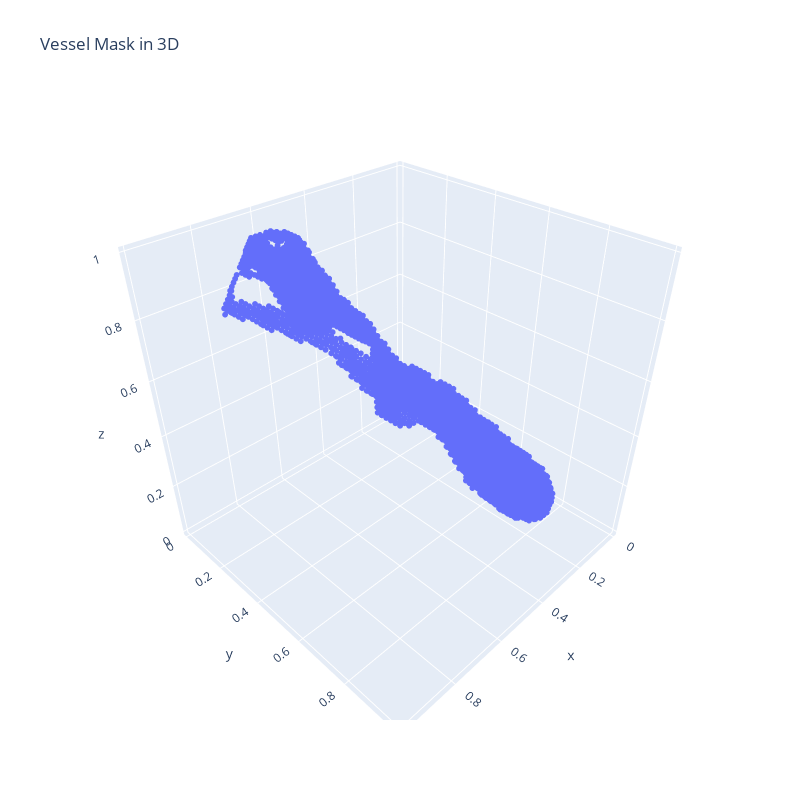

The cell this chart's notebook holds for it:
### Code cell
import numpy as np

import plotly.graph_objects as go

# Assuming vessel_mask is your 3D vessel mask
# Let's create a grid of points for demonstration. You should replace these with your actual grid points.
x = np.linspace(0, 1, vessel_mask.shape[0])
y = np.linspace(0, 1, vessel_mask.shape[1])
z = np.linspace(0, 1, vessel_mask.shape[2])
x, y, z = np.meshgrid(x, y, z)

# Flatten the arrays for plotting
x, y, z = x.flatten(), y.flatten(), z.flatten()
mask = vessel_mask.flatten()

# Filter out non-vessel points
x, y, z = x[mask], y[mask], z[mask]

fig = go.Figure(data=go.Scatter3d(x=x, y=y, z=z, mode='markers', marker=dict(size=2)))

fig.update_layout(width=800, height=800,
                  scene=dict(aspectmode='cube'),
                  title="Vessel Mask in 3D")

fig.show()

### Figure 1 — Plotly figure (JSON) as saved in the notebook; plotly's stock layout.template omitted (floating-point values rounded to 4 significant figures; data arrays with more than 128 entries replaced by an {"elided": "..."} marker saying what was removed)
{"data": [{"marker": {"size": 2}, "mode": "markers", "type": "scatter3d", "x": {"elided": "6994 float values"}, "y": {"elided": "6994 float values"}, "z": {"elided": "6994 float values"}}], "layout": {"height": 800, "scene": {"aspectmode": "cube"}, "title": {"text": "Vessel Mask in 3D"}, "width": 800}}
